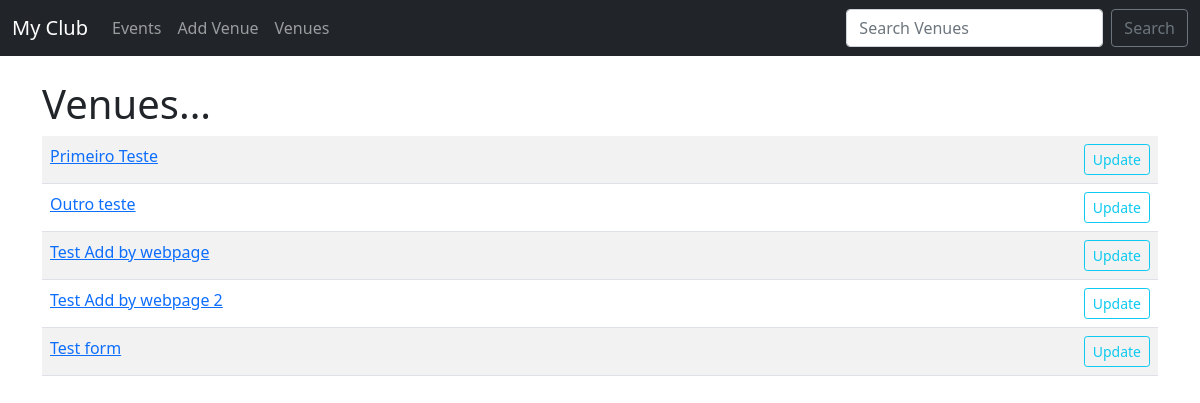
Screenshot of /list_venues with the database file from the repository.
### events/models.py (models this page shows)
class Venue(models.Model):
    name = models.CharField('Venue Name', max_length=120)
    address = models.CharField(max_length=300)
    zip_code = models.CharField('Zip Code', max_length=15)
    phone = models.CharField('Contact Phone', max_length=25, blank=True)
    web = models.URLField('Website Address', blank=True)
    email_address = models.EmailField('Email Address', blank=True)
    def __str__(self):
        return self.name

### events/views.py (the view)
# urls.py: path('list_venues', views.list_venues, name="list-venues"),
def list_venues(request):
    venue_list = Venue.objects.all()
    return render(request, 'events/venue.html',
        {'venue_list':venue_list})

### events/templates/events/venue.html
{% extends 'events/base.html' %}
{% block content %}
    <h1>Venues...</h1>
    <table class="table table-striped table-hover">
        {% for venue in venue_list %}
            <tr>
                <td><a href="{% url 'show-venue' venue.id %}">{{ venue }}</a><br/></td>
                <td align="right"><a href="{% url 'update-venue' venue.id %}" class="btn btn-outline-info btn-sm">Update</a><br/>
            </tr>
        {% endfor %}
    </table>
{% endblock %}

### rows the page displays
Venue: name "Primeiro Teste"
Venue: name "Outro teste"
Venue: name "Test Add by webpage"
Venue: name "Test Add by webpage 2"
Venue: name "Test form"
